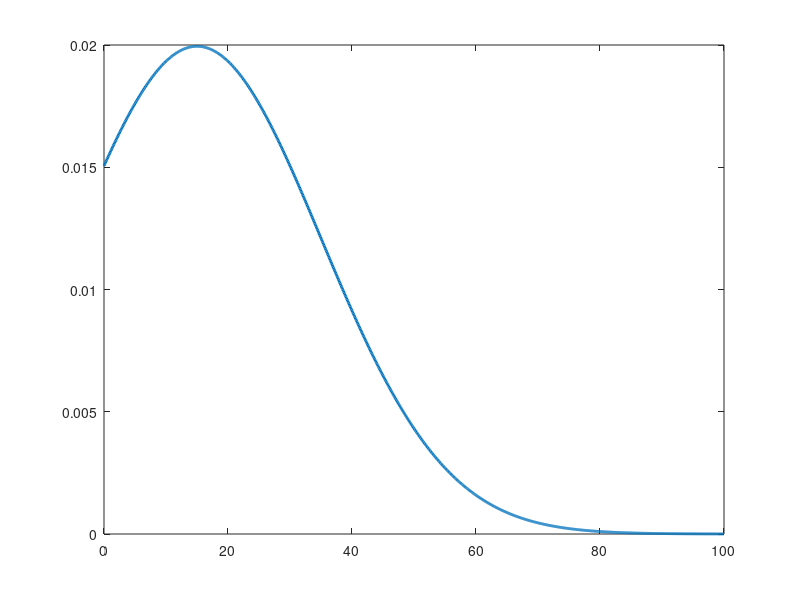

MATLAB code for this plot:
% Definindo as constantes reais
sig = 20;
u = 15;
x = 0:0.1:100;

%Gaussiana
num = -(x-u).^2;
den = 2*sig^2;
A = 1/(sqrt(2*pi*sig^2));

y = A * exp(num / den);

figure(1), clf
plot(x,y,'linew',2)